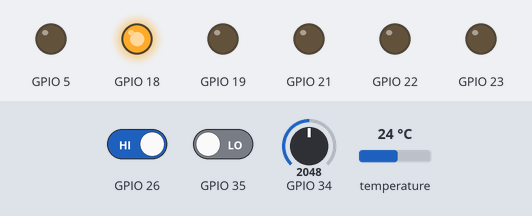
A sketch run on a simulated ESP32. On the bench: output pins drawn as LEDs (lit = HIGH). Dashed ring = blinking. The test bench sets the inputs (shaded band); at power-on: GPIO 35 LOW, GPIO 26 HIGH, GPIO 34 = 2048, temperature 24 °C. WiFi joins after 1.5 s; servers stay silent unless stated; what the sketch prints to the serial monitor is not drawn.

Above: at 1.59 s.
1.8 s: GPIO 35 driven HIGH
At 2.6 s:
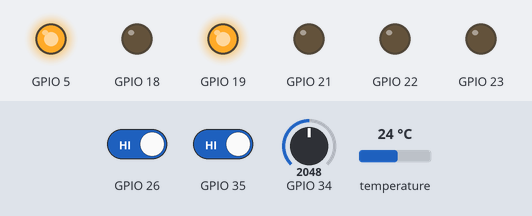
6.0 s: GPIO 35 driven LOW
At 7.39 s:
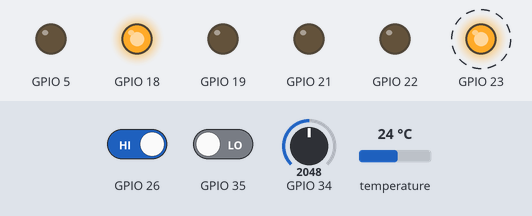
9.5 s: GPIO 26 driven LOW and GPIO 35 driven HIGH
At 11.2 s:
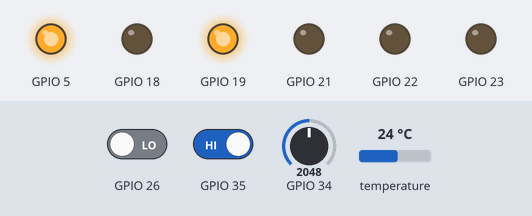
12.3 s: GPIO 26 driven HIGH and GPIO 35 driven LOW
At 13.5 s:
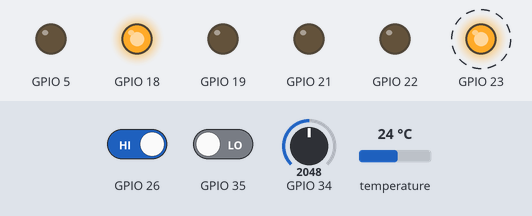
16.5 s: GPIO 35 driven HIGH
At 17.9 s:
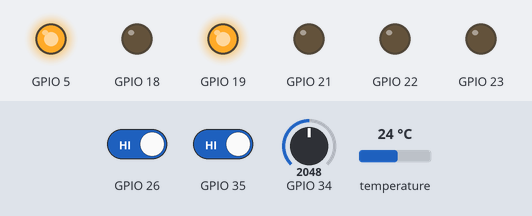
Timing chart, 0 to 19.1 s (numbered marks = the images above; inputs shaded):
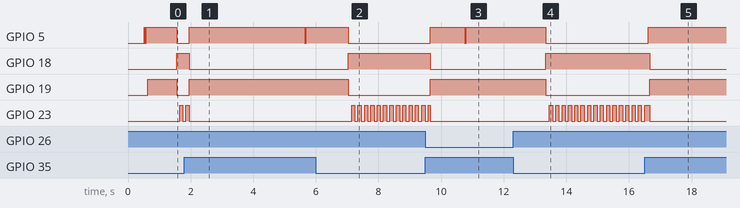

Measured:
- after the input at 1.8 s, GPIO 5: LOW → HIGH after 0.15 s, → LOW 3.7 s later, → HIGH 0.05 s later; GPIO 18: HIGH → LOW after 0.15 s; GPIO 19: LOW → HIGH after 0.15 s; GPIO 23: goes on until 2.0 s, then stays LOW
- after the input at 6.0 s, GPIO 5, GPIO 19: HIGH → LOW after 1.0 s; GPIO 18: LOW → HIGH after 1.0 s; GPIO 23: alternates HIGH for 0.10 s and LOW for 0.10 s, starting after 1.1 s
- after the input at 9.5 s, GPIO 5: LOW → HIGH after 0.15 s, → LOW 1.1 s later, → HIGH 0.05 s later; GPIO 18: HIGH → LOW after 0.15 s; GPIO 19: LOW → HIGH after 0.15 s
- after the input at 12.3 s, GPIO 18: LOW → HIGH after 1.1 s; GPIO 19: HIGH → LOW after 1.1 s; GPIO 23: alternates HIGH for 0.10 s and LOW for 0.10 s, starting after 1.2 s
- after the input at 16.5 s, GPIO 5: LOW → HIGH after 0.11 s; GPIO 18: HIGH → LOW after 0.16 s; GPIO 19: LOW → HIGH after 0.16 s

The sketch:

HeThongBaoChay.ino
```cpp
#include <Arduino.h>
#include <esp_task_wdt.h>

#include "Config.h"
#include "Sensors.h"
#include "SystemLogic.h"
#include "OutputControl.h"
#include "FirebaseManager.h"

// =====================================================
// CAU HINH TASK WATCHDOG
//
// Chi giam sat IDLE cua Core 1 (cac task thoi gian thuc).
// Bo qua IDLE cua Core 0 vi Firebase/SSL chan CPU rat lau.
// =====================================================

static void setupWatchdog()
{
#if ESP_IDF_VERSION_MAJOR >= 5

  // ESP32 Arduino core 3.x (ESP-IDF 5.x)
  esp_task_wdt_config_t wdtConfig = {};

  wdtConfig.timeout_ms = 10000;        // Thoi gian cho toi da 10 giay
  wdtConfig.idle_core_mask = (1 << 1); // Chi giam sat IDLE cua Core 1
  wdtConfig.trigger_panic = true;      // Reset thiet bi neu that su bi treo

  if (esp_task_wdt_reconfigure(&wdtConfig) == ESP_OK)
  {
    Serial.println("[SYSTEM] WDT: chi giam sat Core 1 (bo qua Core 0)");
  }
  else
  {
    Serial.println("[SYSTEM] WDT: cau hinh lai that bai!");
  }

#else

  // ESP32 Arduino core 2.x (ESP-IDF 4.x)
  disableCore0WDT();

  Serial.println("[SYSTEM] WDT: da tat cho IDLE0 (Core 0)");

#endif
}

// =====================================================
// SETUP
// =====================================================

void setup() {
  Serial.begin(115200);
  delay(500);

  // =================================================
  // KHỞI TẠO
  // =================================================

  initSensors();
  initOutputs();

  // =================================================
  // THÔNG BÁO
  // =================================================

  Serial.println();
  Serial.println("========================================");
  Serial.println("        HE THONG BAO CHAY IoT");
  Serial.println("========================================");

  Serial.println("[SYSTEM] Started");
  Serial.println("[MQ-2] Warm-up: 60 seconds");

  // =================================================
  // CAU HINH LAI TASK WATCHDOG
  //
  // Thu vien Firebase ESP Client thuc hien bat tay SSL/TLS
  // va cac giao dich HTTPS chan CPU lien tuc nhieu giay,
  // khien IDLE0 khong kip reset watchdog -> ESP32 tu abort:
  //   "task_wdt: Task watchdog got triggered ... IDLE0 (CPU 0)"
  //
  // KHONG dung disableCore0WDT() tren ESP32 core 3.x:
  // ham do chi xoa IDLE0 khoi danh sach giam sat nhung khong
  // go idle hook, nen hook van goi esp_task_wdt_reset() tren
  // task da bi xoa -> spam log "esp_task_wdt_reset: task not found".
  //
  // Cach dung: cau hinh lai watchdog chi giam sat IDLE cua Core 1.
  // Core 1 chua cac task thoi gian thuc (cam bien, logic, output)
  // nen phan an toan chay VAN duoc watchdog bao ve day du.
  // =================================================

  setupWatchdog();

  // =================================================
  // TẠO TASK - DUAL CORE ESP32
  // =================================================

  // =================================================
  // CORE 1: REAL-TIME TASKS
  // =================================================

  // Output Control - Priority 4 (Cao nhất)
  xTaskCreatePinnedToCore(
    Task_OutputControl,
    "OutputControl",
    2048,
    NULL,
    4,
    NULL,
    1
  );

  // Logic Control - Priority 3
  xTaskCreatePinnedToCore(
    Task_LogicControl,
    "LogicControl",
    2048,
    NULL,
    3,
    NULL,
    1
  );

  // Read Sensors - Priority 2
  xTaskCreatePinnedToCore(
    Task_ReadSensors,
    "ReadSensors",
    2048,
    NULL,
    2,
    NULL,
    1
  );

  // =================================================
  // CORE 0: WIFI + FIREBASE
  // =================================================

  // Firebase Task - Priority 1
  // Stack 12288 bytes: bat tay SSL/TLS + FirebaseJson ton nhieu stack,
  // 8192 de bi tran stack khi tai nang -> tang len cho an toan
  xTaskCreatePinnedToCore(
    Task_Firebase,
    "FirebaseTask",
    12288,
    NULL,
    1,
    NULL,
    0
  );

  Serial.println("[SYSTEM] All tasks created");
}

// =====================================================
// LOOP
// =====================================================

void loop() {
  // Không sử dụng loop().
  // Hệ thống chạy bằng FreeRTOS.

  vTaskDelay(pdMS_TO_TICKS(1000));
}
```

EmailManager.cpp
```cpp
#include "EmailManager.h"
#include "Config.h"
#include "Sensors.h"
#include "OutputControl.h"

#include <WiFiClientSecure.h>

// =====================================================
// BIẾN TRẠNG THÁI GỬI EMAIL
// =====================================================

static unsigned long lastEmailSentTime = 0;

static bool alertEmailSentForThisEvent = false; // Đã gửi email cho lần cháy hiện tại chưa
static bool wasInDanger = false;                // Lần trước có đang ở trạng thái nguy hiểm không

// =====================================================
// HẰNG SỐ SMTP
// =====================================================

static const unsigned long SMTP_TIMEOUT_MS = 8000UL;

// =====================================================
// BASE64 ENCODE (tự cài đặt - không cần thư viện ngoài)
// =====================================================

static String base64Encode(const String &input)
{
    static const char *table =
        "ABCDEFGHIJKLMNOPQRSTUVWXYZ"
        "abcdefghijklmnopqrstuvwxyz"
        "0123456789+/";

    size_t len = input.length();

    String output;
    output.reserve(((len + 2) / 3) * 4);

    size_t i = 0;

    // Xử lý từng nhóm 3 byte đầy đủ
    while (i + 3 <= len)
    {
        uint32_t n =
            ((uint32_t)(uint8_t)input[i] << 16) |
            ((uint32_t)(uint8_t)input[i + 1] << 8) |
            (uint32_t)(uint8_t)input[i + 2];

        output += table[(n >> 18) & 0x3F];
        output += table[(n >> 12) & 0x3F];
        output += table[(n >> 6) & 0x3F];
        output += table[n & 0x3F];

        i += 3;
    }

    // Xử lý phần dư (1 hoặc 2 byte cuối) kèm padding '='
    size_t remaining = len - i;

    if (remaining == 1)
    {
        uint32_t n = (uint32_t)(uint8_t)input[i] << 16;

        output += table[(n >> 18) & 0x3F];
        output += table[(n >> 12) & 0x3F];
        output += "==";
    }
    else if (remaining == 2)
    {
        uint32_t n =
            ((uint32_t)(uint8_t)input[i] << 16) |
            ((uint32_t)(uint8_t)input[i + 1] << 8);

        output += table[(n >> 18) & 0x3F];
        output += table[(n >> 12) & 0x3F];
        output += table[(n >> 6) & 0x3F];
        output += "=";
    }

    return output;
}

// =====================================================
// ĐỌC 1 PHẢN HỒI SMTP (CÓ THỂ NHIỀU DÒNG)
// Trả về mã số 3 chữ số (vd 250, 334, 235), hoặc -1 nếu timeout
// =====================================================

static int readSmtpResponse(WiFiClientSecure &client)
{
    unsigned long start = millis();
    String line;
    int code = -1;

    while (millis() - start < SMTP_TIMEOUT_MS)
    {
        while (client.available())
        {
            char c = client.read();

            if (c == '\n')
            {
                if (line.length() >= 3)
                {
                    code = line.substring(0, 3).toInt();
                }

                // Dòng cuối của phản hồi có dạng "250 " (khoảng trắng),
                // các dòng trung gian (multi-line) có dạng "250-"
                if (line.length() >= 4 && line.charAt(3) == ' ')
                {
                    return code;
                }

                line = "";
            }
            else if (c != '\r')
            {
                line += c;
            }
        }

        // Nhường CPU trong lúc chờ phản hồi
        vTaskDelay(pdMS_TO_TICKS(10));
    }

    return code;
}

// =====================================================
// GỬI 1 LỆNH SMTP VÀ ĐỌC PHẢN HỒI
// =====================================================

static int sendSmtpCommand(WiFiClientSecure &client, const String &cmd)
{
    client.print(cmd);
    client.print("\r\n");
    return readSmtpResponse(client);
}

// =====================================================
// GỬI EMAIL QUA SMTP (Gmail, TLS ngầm định cổng 465)
// =====================================================

static bool sendAlertMail(const String &subject, const String &htmlBody)
{
    WiFiClientSecure client;

    // Bỏ qua xác thực chứng chỉ TLS để tránh phải nhúng CA cert
    // (đơn giản hoá cho thiết bị nhúng)
    client.setInsecure();
    client.setTimeout(10);

    Serial.println("[Email] Dang ket noi SMTP...");

    if (!client.connect(SMTP_HOST, SMTP_PORT))
    {
        Serial.println("[Email] Ket noi SMTP THAT BAI!");
        return false;
    }

    int code = readSmtpResponse(client); // Chờ lời chào 220

    if (code != 220)
    {
        Serial.println("[Email] Khong nhan duoc loi chao 220 tu server!");
        client.stop();
        return false;
    }

    if (sendSmtpCommand(client, "EHLO esp32") < 200)
    {
        Serial.println("[Email] EHLO that bai!");
        client.stop();
        return false;
    }

    if (sendSmtpCommand(client, "AUTH LOGIN") != 334)
    {
        Serial.println("[Email] AUTH LOGIN khong duoc chap nhan!");
        client.stop();
        return false;
    }

    if (sendSmtpCommand(client, base64Encode(AUTHOR_EMAIL)) != 334)
    {
        Serial.println("[Email] Gui username that bai!");
        client.stop();
        return false;
    }

    if (sendSmtpCommand(client, base64Encode(AUTHOR_PASSWORD)) != 235)
    {
        Serial.println("[Email] Dang nhap THAT BAI - kiem tra lai App Password!");
        client.stop();
        return false;
    }

    if (sendSmtpCommand(client, String("MAIL FROM:<") + AUTHOR_EMAIL + ">") != 250)
    {
        Serial.println("[Email] MAIL FROM that bai!");
        client.stop();
        return false;
    }

    if (sendSmtpCommand(client, String("RCPT TO:<") + RECIPIENT_EMAIL + ">") >= 300)
    {
        Serial.println("[Email] RCPT TO that bai!");
        client.stop();
        return false;
    }

    if (sendSmtpCommand(client, "DATA") != 354)
    {
        Serial.println("[Email] Lenh DATA that bai!");
        client.stop();
        return false;
    }

    // ---------------------------------------------------
    // NỘI DUNG EMAIL (HEADERS + BODY HTML)
    // ---------------------------------------------------

    String message;
    message += "From: He Thong Bao Chay ESP32 <" + String(AUTHOR_EMAIL) + ">\r\n";
    message += "To: " + String(RECIPIENT_EMAIL) + "\r\n";
    message += "Subject: " + subject + "\r\n";
    message += "MIME-Version: 1.0\r\n";
    message += "Content-Type: text/html; charset=UTF-8\r\n";
    message += "\r\n";
    message += htmlBody;
    message += "\r\n.\r\n"; // Kết thúc DATA

    client.print(message);

    code = readSmtpResponse(client);

    if (code != 250)
    {
        Serial.println("[Email] Gui noi dung THAT BAI!");
        client.stop();
        return false;
    }

    sendSmtpCommand(client, "QUIT");
    client.stop();

    Serial.println("[Email] Gui canh bao THANH CONG!");
    return true;
}

// =====================================================
// KHỞI TẠO
// =====================================================

void initEmail()
{
    if (!EMAIL_ALERT_ENABLED)
    {
        Serial.println("[Email] Tinh nang canh bao Email dang TAT (EMAIL_ALERT_ENABLED = false)");
        return;
    }

    Serial.println("[Email] Da khoi tao module canh bao Email (SMTP thuan)");
}

// =====================================================
// KHỐI THÔNG SỐ CẢM BIẾN DÙNG CHUNG CHO CÁC EMAIL
// =====================================================

static String buildSensorBlock()
{
    // Copy dữ liệu volatile ra biến cục bộ để chuỗi nhất quán
    float temp = tempValue;
    float ppm = gasPPM;
    int adc = gasValue;
    bool ready = mq2Ready;
    FlameState flame = flameState;

    String s;

    s += "<p><b>Nhiet do (DS18B20):</b> " + String(temp, 1) + " &deg;C</p>";

    s += "<p><b>Nong do khoi/khi gas (MQ-2):</b> ";

    if (ready)
    {
        s += String(ppm, 0) + " ppm (ADC " + String(adc) + ")";
    }
    else
    {
        s += "Dang lam nong cam bien";
    }

    s += "</p>";

    s += "<p><b>Cam bien lua (KY-026):</b> ";
    s += getFlameStateString(flame);
    s += "</p>";

    return s;
}

// =====================================================
// EMAIL BÁO CHÁY / NGUY HIỂM
// =====================================================

static void buildAndSendDangerMail(SystemState state)
{
    String subject;

    if (state == CRITICAL_DANGER)
    {
        subject = "[NGUY HIEM] Phat hien CHAY - He thong bao chay ESP32";
    }
    else
    {
        subject = "[CANH BAO] Nguy co chay - He thong bao chay ESP32";
    }

    String body;

    body += "<h2 style='color:red;'>CANH BAO HE THONG BAO CHAY</h2>";
    body += "<p><b>Muc do canh bao:</b> " + String(getStateString(state)) + "</p>";
    body += buildSensorBlock();
    body += "<p><b>Trang thai Relay/Bom nuoc:</b> " +
            String(relayError ? "LOI - KIEM TRA NGAY" : "Hoat dong binh thuong") + "</p>";
    body += "<p><i>Thoi gian hoat dong thiet bi (uptime):</i> " +
            String(millis() / 1000) + " giay</p>";
    body += "<hr><p style='font-size:12px;color:gray;'>Email tu dong tu He Thong Bao Chay IoT (ESP32).</p>";

    sendAlertMail(subject, body);
}

// =====================================================
// EMAIL BÁO ĐÃ AN TOÀN TRỞ LẠI
// =====================================================

static void buildAndSendRecoveryMail()
{
    String subject = "[AN TOAN] He thong da tro lai binh thuong - He thong bao chay ESP32";

    String body;

    body += "<h2 style='color:green;'>HE THONG DA TRO LAI AN TOAN</h2>";
    body += "<p>Cac chi so cam bien da tro ve nguong an toan.</p>";
    body += buildSensorBlock();
    body += "<hr><p style='font-size:12px;color:gray;'>Email tu dong tu He Thong Bao Chay IoT (ESP32).</p>";

    sendAlertMail(subject, body);
}

// =====================================================
// KIỂM TRA STATE & QUYẾT ĐỊNH GỬI EMAIL
// - Gọi định kỳ từ Task_Firebase với state hiện tại
// =====================================================

void checkAndSendEmailAlert(SystemState state)
{
    if (!EMAIL_ALERT_ENABLED)
    {
        return;
    }

    unsigned long now = millis();

    // Gửi email khi ở mức cảnh báo cháy hoặc phát hiện cháy
    bool isDanger = (state == FIRE_WARNING || state == CRITICAL_DANGER);

    // =================================================
    // VỪA CHUYỂN SANG TRẠNG THÁI NGUY HIỂM
    // =================================================

    if (isDanger && !wasInDanger)
    {
        Serial.println("[Email EVENT] Phat hien nguy hiem -> Gui email canh bao ngay!");

        buildAndSendDangerMail(state);

        lastEmailSentTime = now;
        alertEmailSentForThisEvent = true;
    }

    // =================================================
    // VẪN CÒN NGUY HIỂM -> GỬI LẠI ĐỊNH KỲ (chống spam)
    // =================================================

    else if (isDanger && wasInDanger)
    {
        if (now - lastEmailSentTime >= EMAIL_RESEND_INTERVAL)
        {
            Serial.println("[Email EVENT] Van con nguy hiem -> Gui lai email canh bao");

            buildAndSendDangerMail(state);

            lastEmailSentTime = now;
        }
    }

    // =================================================
    // VỪA TRỞ LẠI AN TOÀN SAU KHI ĐÃ BÁO CHÁY
    // =================================================

    else if (!isDanger && wasInDanger)
    {
        if (EMAIL_SEND_RECOVERY_NOTICE && alertEmailSentForThisEvent)
        {
            Serial.println("[Email EVENT] He thong da an toan tro lai -> Gui email thong bao");

            buildAndSendRecoveryMail();

            lastEmailSentTime = now;
        }

        alertEmailSentForThisEvent = false;
    }

    wasInDanger = isDanger;
}
```

EmailManager.h
```cpp
#ifndef EMAIL_MANAGER_H
#define EMAIL_MANAGER_H

#include <Arduino.h>
#include "SystemLogic.h"

// =====================================================
// KHÔNG CẦN CÀI THƯ VIỆN NGOÀI.
// Module này gửi email bằng giao thức SMTP thuần,
// qua WiFiClientSecure (đã có sẵn trong ESP32 core),
// để tránh xung đột "multiple definition" giữa
// Firebase ESP Client và ESP Mail Client (cả hai đều
// nhúng kèm 1 bản BearSSL riêng, trùng ký hiệu nhau).
// =====================================================

// =====================================================
// KHỞI TẠO EMAIL (gọi 1 lần sau khi WiFi kết nối)
// =====================================================

void initEmail();

// =====================================================
// KIỂM TRA STATE & GỬI EMAIL NẾU CẦN
// Gọi hàm này định kỳ trong Task_Firebase với state hiện tại
// =====================================================

void checkAndSendEmailAlert(SystemState state);

#endif
```

FirebaseManager.h
```cpp
#ifndef FIREBASE_MANAGER_H
#define FIREBASE_MANAGER_H

#include <Arduino.h>

void Task_Firebase(void *pvParameters);

#endif
```

OutputControl.h
```cpp
#ifndef OUTPUT_CONTROL_H
#define OUTPUT_CONTROL_H

#include <Arduino.h>

extern volatile bool relayError;

void initOutputs();

void Task_OutputControl(void *pvParameters);

#endif
```

SystemLogic.h
```cpp
#ifndef SYSTEM_LOGIC_H
#define SYSTEM_LOGIC_H

#include <Arduino.h>

// =====================================================
// TRẠNG THÁI HỆ THỐNG
// =====================================================

enum SystemState
{
    SAFE,            // Bình thường
    GAS_WARNING,     // Cảnh báo khói / khí gas
    FIRE_WARNING,    // Cảnh báo cháy
    CRITICAL_DANGER  // Phát hiện cháy
};

// =====================================================
// TRẠNG THÁI HIỆN TẠI
// =====================================================

extern volatile SystemState currentState;

// =====================================================
// HÀM
// =====================================================

const char *getStateString(SystemState state);

void Task_LogicControl(void *pvParameters);

#endif
```

Source omitted: FirebaseManager.cpp (10862 bytes), OutputControl.cpp (14010 bytes), Sensors.cpp (11525 bytes), Sensors.h (1332 bytes), SystemLogic.cpp (6448 bytes), Config.h (6214 bytes)
